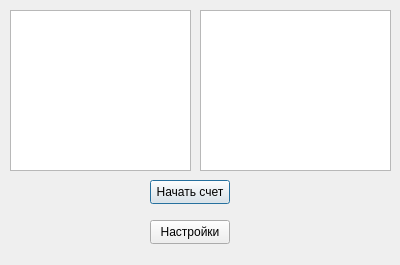
<?xml version="1.0" encoding="UTF-8"?>
<ui version="4.0">
 <class>MenuDialog</class>
 <widget class="QDialog" name="MenuDialog">
  <property name="geometry">
   <rect>
    <x>0</x>
    <y>0</y>
    <width>400</width>
    <height>265</height>
   </rect>
  </property>
  <property name="windowTitle">
   <string>Dialog</string>
  </property>
  <widget class="QPushButton" name="startButton">
   <property name="geometry">
    <rect>
     <x>150</x>
     <y>180</y>
     <width>80</width>
     <height>24</height>
    </rect>
   </property>
   <property name="text">
    <string>Начать счет</string>
   </property>
  </widget>
  <widget class="QPushButton" name="settingsButton">
   <property name="geometry">
    <rect>
     <x>150</x>
     <y>220</y>
     <width>80</width>
     <height>24</height>
    </rect>
   </property>
   <property name="text">
    <string>Настройки</string>
   </property>
   <property name="icon">
    <iconset theme="audio-volume-muted"/>
   </property>
  </widget>
  <widget class="QListView" name="participantsListView">
   <property name="geometry">
    <rect>
     <x>10</x>
     <y>10</y>
     <width>181</width>
     <height>161</height>
    </rect>
   </property>
  </widget>
  <widget class="QListView" name="countersListView">
   <property name="geometry">
    <rect>
     <x>200</x>
     <y>10</y>
     <width>191</width>
     <height>161</height>
    </rect>
   </property>
   <property name="selectionMode">
    <enum>QAbstractItemView::NoSelection</enum>
   </property>
  </widget>
 </widget>
 <resources/>
 <connections/>
</ui>
